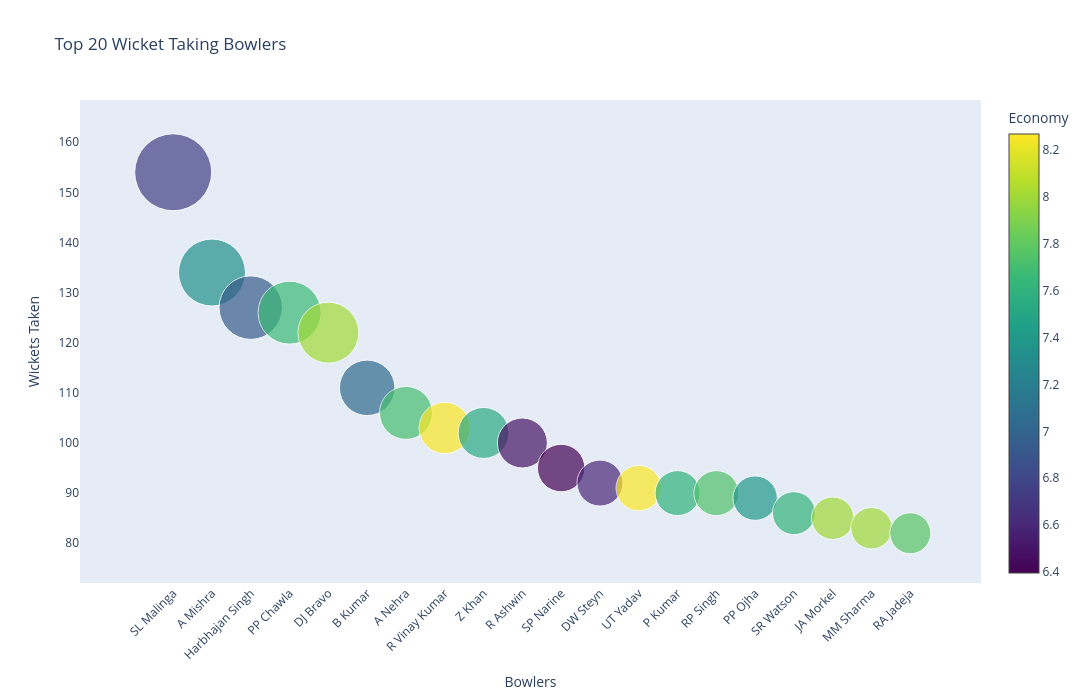

Notebook code cell kept with this figure:
### Code cell
# Top 20 wicket-taking bowlers
bowlers = bowlers.sort_values(by='wickets', ascending=False).head(20)

# Scatter plot
trace = go.Scatter(
    x=bowlers['bowler'],
    y=bowlers['wickets'],
    mode='markers',
    marker=dict(
        size=bowlers['wickets'],
        color=bowlers['economy'],
        colorscale='Viridis',
        showscale=True,
        colorbar=dict(title='Economy'),
        sizemode='diameter',
        sizeref=2
    ),
    text=[
        f"Overs: {o:.1f}<br>Economy: {e:.2f}"
        for o, e in zip(bowlers['overs'], bowlers['economy'])
    ],
    hovertemplate=
        "<b>%{x}</b><br>" +
        "Wickets: %{y}<br>" +
        "%{text}<extra></extra>"
)

data = [trace]

layout = go.Layout(
    title='Top 20 Wicket Taking Bowlers',
    autosize=False,
    width=1100,
    height=700,
    hovermode='closest',

    xaxis=dict(
        title='Bowlers',
        tickangle=-45,
        automargin=True,
        showgrid=False,
        zeroline=False,
        showline=False
    ),

    yaxis=dict(
        title='Wickets Taken',
        showgrid=False,
        zeroline=False,
        showline=False
    ),

    showlegend=False
)

fig = go.Figure(data=data, layout=layout)

py.iplot(fig, filename='scatter_bowlers')

### Figure 1 — Plotly figure (JSON) as saved in the notebook; plotly's stock layout.template omitted (floating-point values rounded to 4 significant figures)
{"data": [{"hovertemplate": "<b>%{x}</b><br>Wickets: %{y}<br>%{text}<extra></extra>", "marker": {"color": [6.757, 7.336, 6.931, 7.668, 8.005, 7.04, 7.711, 8.263, 7.54, 6.491, 6.396, 6.6, 8.27, 7.604, 7.739, 7.401, 7.619, 7.999, 8.0, 7.768], "colorbar": {"title": {"text": "Economy"}}, "colorscale": [[0, "#440154"], [0.1111, "#482878"], [0.2222, "#3e4989"], [0.3333, "#31688e"], [0.4444, "#26828e"], [0.5556, "#1f9e89"], [0.6667, "#35b779"], [0.7778, "#6ece58"], [0.8889, "#b5de2b"], [1, "#fde725"]], "showscale": true, "size": [154.0, 134.0, 127.0, 126.0, 122.0, 111.0, 106.0, 103.0, 102.0, 100.0, 95.0, 92.0, 91.0, 90.0, 90.0, 89.0, 86.0, 85.0, 83.0, 82.0], "sizemode": "diameter", "sizeref": 2}, "mode": "markers", "text": ["Overs: 449.0<br>Economy: 6.76", "Overs: 450.5<br>Economy: 7.34", "Overs: 498.2<br>Economy: 6.93", "Overs: 432.3<br>Economy: 7.67", "Overs: 351.7<br>Economy: 8.00", "Overs: 342.3<br>Economy: 7.04", "Overs: 329.0<br>Economy: 7.71", "Overs: 360.2<br>Economy: 8.26", "Overs: 379.3<br>Economy: 7.54", "Overs: 393.2<br>Economy: 6.49", "Overs: 326.0<br>Economy: 6.40", "Overs: 359.8<br>Economy: 6.60", "Overs: 338.8<br>Economy: 8.27", "Overs: 439.5<br>Economy: 7.60", "Overs: 312.3<br>Economy: 7.74", "Overs: 324.2<br>Economy: 7.40", "Overs: 326.8<br>Economy: 7.62", "Overs: 301.2<br>Economy: 8.00", "Overs: 261.0<br>Economy: 8.00", "Overs: 327.0<br>Economy: 7.77"], "type": "scatter", "x": ["SL Malinga", "A Mishra", "Harbhajan Singh", "PP Chawla", "DJ Bravo", "B Kumar", "A Nehra", "R Vinay Kumar", "Z Khan", "R Ashwin", "SP Narine", "DW Steyn", "UT Yadav", "P Kumar", "RP Singh", "PP Ojha", "SR Watson", "JA Morkel", "MM Sharma", "RA Jadeja"], "y": [154.0, 134.0, 127.0, 126.0, 122.0, 111.0, 106.0, 103.0, 102.0, 100.0, 95.0, 92.0, 91.0, 90.0, 90.0, 89.0, 86.0, 85.0, 83.0, 82.0]}], "layout": {"autosize": false, "height": 700, "hovermode": "closest", "showlegend": false, "title": {"text": "Top 20 Wicket Taking Bowlers"}, "width": 1100, "xaxis": {"automargin": true, "showgrid": false, "showline": false, "tickangle": -45, "title": {"text": "Bowlers"}, "zeroline": false}, "yaxis": {"showgrid": false, "showline": false, "title": {"text": "Wickets Taken"}, "zeroline": false}}}
